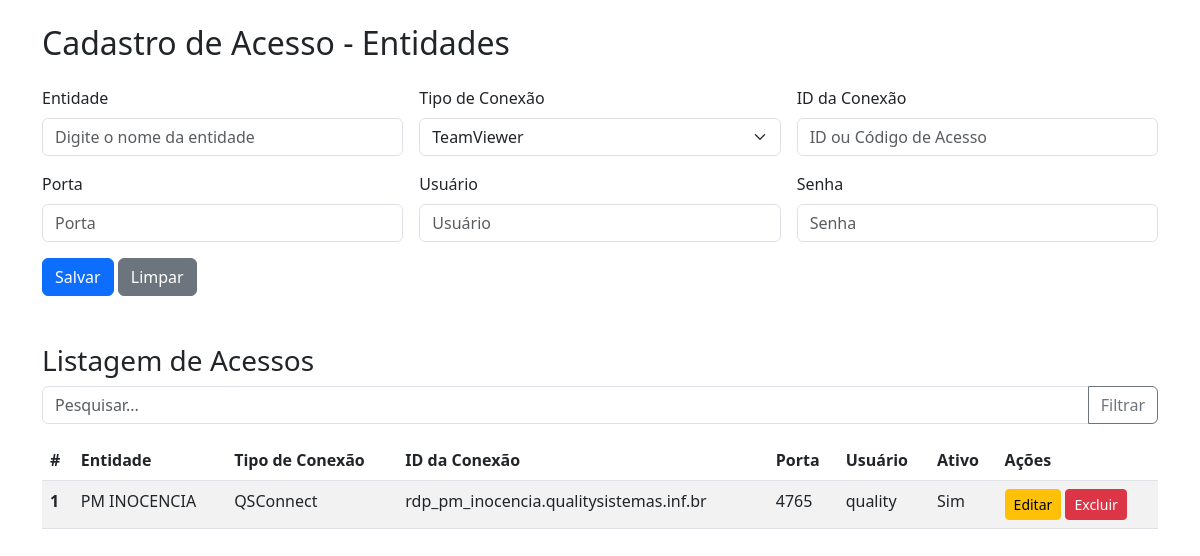
Page /cadastro_acesso on the earlier database version.
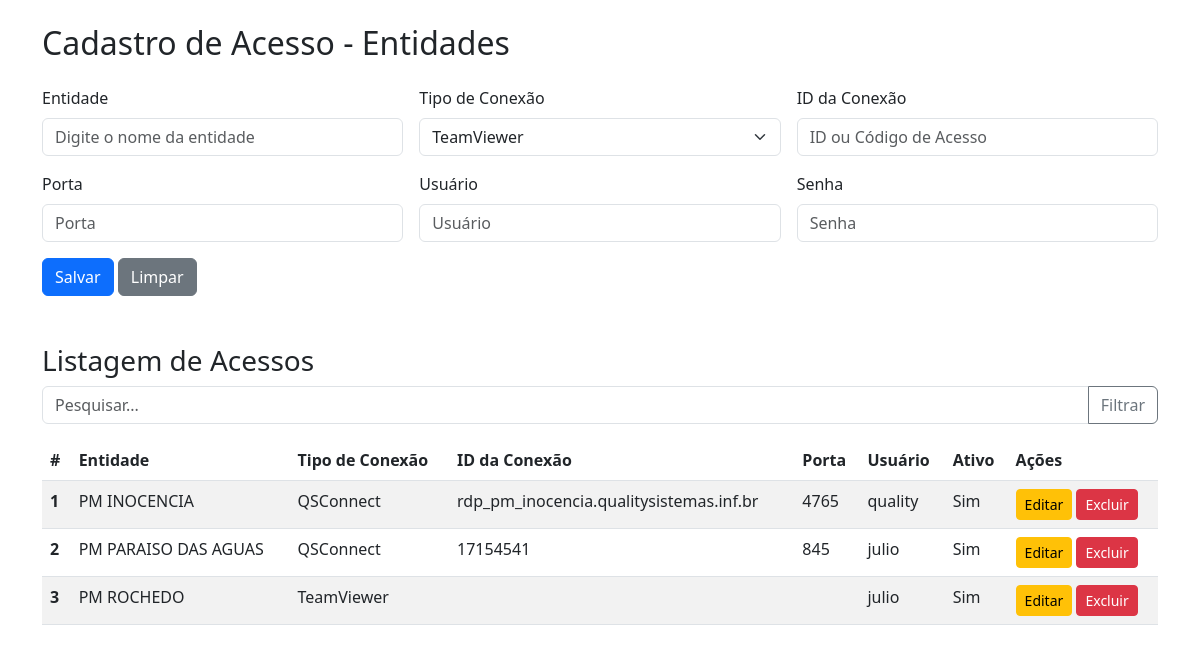
Same page on the later database version.
### models.py (models this page shows)
class ConfigAcesso(db.Model):
    __tablename__ = 'config_acesso'
    id = db.Column(db.Integer, primary_key=True)
    entidade = db.Column(db.Integer,db.ForeignKey('entidades.id') ,nullable=False)
    tipo_conexao = db.Column(db.Integer, nullable=False, comment='Tipo de conexão: 1 - TeamViewer, 2 - QSConnect, 3 - AnyDesk, etc.')
    id_conexao = db.Column(db.String(100), comment = 'ID da conexão ou código de acesso ou host remoto no caso do QSConnect')
    port_conexao = db.Column(db.Integer, comment = 'Porta de conexão no caso do QSConnect')
    usuario = db.Column(db.String(100), comment = 'Usuário de acesso')
    senha = db.Column(db.String(100), comment = 'Senha de acesso')
    data = db.Column(db.DateTime, default=db.func.now())
    ativo = db.Column(db.Boolean, default=True)
    entidade_rel = db.relationship('Entidade', backref='acessos', lazy='joined')

class Entidade(db.Model):
    __tablename__ = 'entidades'
    id = db.Column(db.Integer, primary_key=True)
    nome = db.Column(db.String(100), nullable=False)
    usuario = db.Column(db.String(100))
    data = db.Column(db.DateTime)
    acesso = db.Column(db.String(100))
    tipo = db.Column(db.String(100))
    ativo = db.Column(db.Boolean, default=True)

### app.py (the view, shortened to what this page needs)
@app.route('/cadastro_acesso', methods=['GET', 'POST'])
def cadastro_acesso():
    entidades = Entidade.query.all()
    acessos = ConfigAcesso.query.all()
    return render_template('cadastro_acesso.html', acessos=acessos, entidades=entidades)

### templates/cadastro_acesso.html (shortened to what this page needs)
<!DOCTYPE html>
<html lang="pt-br">
<head>
    <link href="https://cdn.jsdelivr.net/npm/bootstrap@5.3.0-alpha1/dist/css/bootstrap.min.css" rel="stylesheet">
</head>
<body>
    <div class="container mt-4">
        <h2 class="mb-4">Cadastro de Acesso - Entidades</h2>
        <form id="form-acesso", method="POST", action="{{ url_for('cadastro_acesso') }}">
            <div class="row g-3">
                <div class="col-md-4">
                    <label for="entidade" class="form-label">Entidade</label>
                    <input type="text" class="form-control" id="entidade" name="entidade" placeholder="Digite o nome da entidade">
                </div>
                <div class="col-md-4">
                    <label for="tipo_conexao" class="form-label">Tipo de Conexão</label>
                    <select id="tipo_conexao" name="tipo_conexao" class="form-select">
                        <option value="1">TeamViewer</option>
                    </select>
                </div>
                <div class="col-md-4">
                    <label for="id_conexao" class="form-label">ID da Conexão</label>
                    <input type="text" class="form-control" id="id_conexao" name="id_conexao" placeholder="ID ou Código de Acesso">
                </div>
                <div class="col-md-4">
                    <label for="port_conexao" class="form-label">Porta</label>
                    <input type="text" class="form-control" id="port_conexao" name="port_conexao" placeholder="Porta">
                </div>
                <div class="col-md-4">
                    <label for="usuario" class="form-label">Usuário</label>
                    <input type="text" class="form-control" id="usuario" name="usuario" placeholder="Usuário">
                </div>
                <div class="col-md-4">
                    <label for="senha" class="form-label">Senha</label>
                    <input type="password" class="form-control" id="senha" name="senha" placeholder="Senha">
                </div>
            </div>
            <div class="mt-3">
                <button type="submit" class="btn btn-primary">Salvar</button>
                <button type="reset" class="btn btn-secondary">Limpar</button>
            </div>
        </form>
        <div class="mt-5">
            <h3>Listagem de Acessos</h3>
            <div class="input-group mb-3">
                <input type="text" class="form-control" id="search-filter" placeholder="Pesquisar..." aria-label="Pesquisar">
                <button class="btn btn-outline-secondary" type="button" onclick="filterTable()">Filtrar</button>
            </div>
            <table class="table table-striped">
                <thead>
                    <tr>
                        <th scope="col">#</th>
                        <th scope="col">Entidade</th>
                        <th scope="col">Tipo de Conexão</th>
                        <th scope="col">ID da Conexão</th>
                        <th scope="col">Porta</th>
                        <th scope="col">Usuário</th>
                        <th scope="col">Ativo</th>
                        <th scope="col">Ações</th>
                    </tr>
                </thead>
                    <tbody id="table-body">
                        {% for acesso in acessos %}
                        <tr>
                            <th scope="row">{{ acesso.id }}</th>
                            <td>{{ acesso.entidade_rel.nome }}</td>
                            <td>
                                {% if acesso.tipo_conexao == 1 %}
                                    TeamViewer
                                {% elif acesso.tipo_conexao == 2 %}
                                    QSConnect
                                {% elif acesso.tipo_conexao == 3 %}
                                    AnyDesk
                                {% else %}
                                    Undefined
                                {% endif %}
                            </td>
                            <td>{{ acesso.id_conexao }}</td>
                            <td>{{ acesso.port_conexao }}</td>
                            <td>{{ acesso.usuario }}</td>
                            <td>{{ 'Sim' if acesso.ativo else 'Não' }}</td>
                            <td>
                                <button class="btn btn-sm btn-warning">Editar</button>
                                <button class="btn btn-sm btn-danger">Excluir</button>
                            </td>
                        </tr>
                        {% endfor %}
                    </tbody>
            </table>
        </div>
    </div>
    <link rel="stylesheet" href="https://code.jquery.com/ui/1.13.2/themes/base/jquery-ui.css">
</body>
</html>

Differences in the rows shown:
added ConfigAcesso: id "2", entidade_rel.nome "PM PARAISO DAS AGUAS", tipo_conexao "QSConnect", id_conexao "17154541", port_conexao "845", usuario "julio", ativo "Sim"
added ConfigAcesso: id "3", entidade_rel.nome "PM ROCHEDO", tipo_conexao "TeamViewer", usuario "julio", ativo "Sim"
